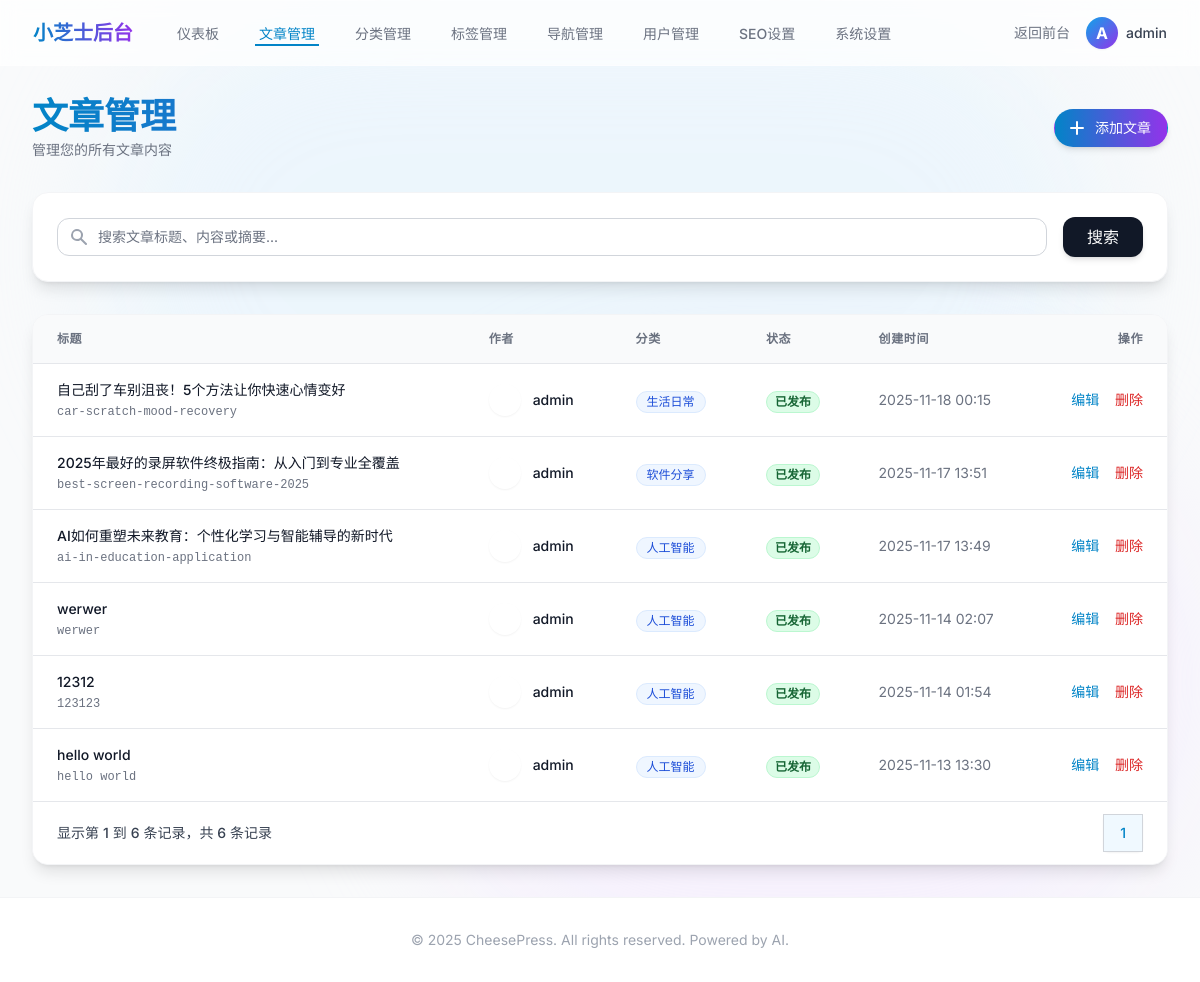
The app's page /admin/posts (signed in), older data.
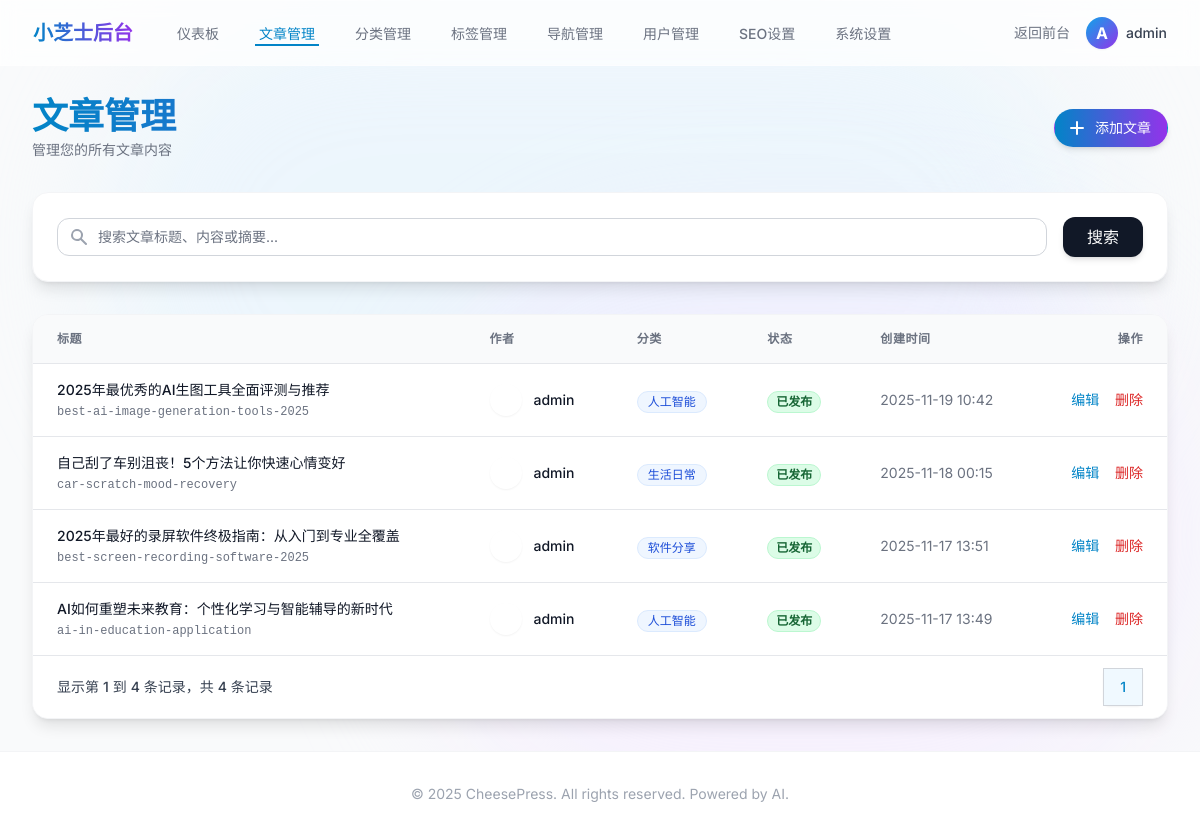
The same page, newer data.
### app/models/__init__.py (models this page shows, shortened)
class Post(db.Model):
    __tablename__ = 'posts'
    id = db.Column(db.Integer, primary_key=True)
    title = db.Column(db.String(200), nullable=False)
    slug = db.Column(db.String(200), unique=True, nullable=False)
    content = db.Column(db.Text, nullable=False)
    excerpt = db.Column(db.Text, nullable=True)
    featured_image = db.Column(db.String(255), nullable=True)
    status = db.Column(db.String(20), default='draft')  # draft, published, archived
    view_count = db.Column(db.Integer, default=0)
    user_id = db.Column(db.Integer, db.ForeignKey('users.id'), nullable=False)
    category_id = db.Column(db.Integer, db.ForeignKey('categories.id'), nullable=True)
    published_at = db.Column(db.DateTime, nullable=True)
    created_at = db.Column(db.DateTime, default=datetime.utcnow)
    updated_at = db.Column(db.DateTime, default=datetime.utcnow, onupdate=datetime.utcnow)
    seo_title = db.Column(db.String(200), nullable=True)
    seo_description = db.Column(db.Text, nullable=True)
    seo_keywords = db.Column(db.Text, nullable=True)
    seo_og_image = db.Column(db.String(255), nullable=True)
    comments = db.relationship('Comment', backref='post', lazy=True)

class User(UserMixin, db.Model):
    __tablename__ = 'users'
    id = db.Column(db.Integer, primary_key=True)
    username = db.Column(db.String(80), unique=True, nullable=False)
    email = db.Column(db.String(120), unique=True, nullable=False)
    password_hash = db.Column(db.String(255), nullable=False)
    first_name = db.Column(db.String(50), nullable=True)
    last_name = db.Column(db.String(50), nullable=True)
    bio = db.Column(db.Text, nullable=True)
    avatar = db.Column(db.String(255), nullable=True)
    role = db.Column(db.String(20), default='user')  # user, editor, admin
    is_active = db.Column(db.Boolean, default=True)
    created_at = db.Column(db.DateTime, default=datetime.utcnow)
    updated_at = db.Column(db.DateTime, default=datetime.utcnow, onupdate=datetime.utcnow)
    posts = db.relationship('Post', backref='author', lazy=True, foreign_keys='Post.user_id')
    comments = db.relationship('Comment', backref='author', lazy=True, foreign_keys='Comment.user_id')

class Category(db.Model):
    __tablename__ = 'categories'
    id = db.Column(db.Integer, primary_key=True)
    name = db.Column(db.String(100), unique=True, nullable=False)
    slug = db.Column(db.String(100), unique=True, nullable=False)
    description = db.Column(db.Text, nullable=True)
    parent_id = db.Column(db.Integer, db.ForeignKey('categories.id'), nullable=True)
    created_at = db.Column(db.DateTime, default=datetime.utcnow)
    seo_title = db.Column(db.String(200), nullable=True)
    seo_description = db.Column(db.Text, nullable=True)
    seo_keywords = db.Column(db.Text, nullable=True)
    parent = db.relationship('Category', remote_side=[id], backref='subcategories')
    posts = db.relationship('Post', backref='category', lazy=True)

### app/admin/__init__.py (the view)
@bp.route('/posts')
def posts():
    page = request.args.get('page', 1, type=int)
    search = request.args.get('search', '', type=str)
    query = Post.query
    if search:
        query = query.filter(
            Post.title.contains(search) | Post.content.contains(search) | Post.excerpt.contains(search)
        )
    posts = query.order_by(Post.created_at.desc()).paginate(
        page=page, per_page=10, error_out=False)
    return render_template('admin/posts/index.html', posts=posts, search=search)

### app/admin/__init__.py (called while the page is built)
@bp.before_request
@login_required
def check_admin():
    if current_user.role not in ['admin', 'editor']:
        flash('您没有权限访问管理后台', 'error')
        return redirect(url_for('main.index'))

### app/utils/seo.py (called while the page is built)
def get_seo_settings():
    return SeoSetting.query.first()

def register_seo_functions(app):
    @app.context_processor
    def inject_seo_functions():
        return dict(
            get_post_seo_data=get_post_seo_data,
            get_category_seo_data=get_category_seo_data,
            get_search_seo_data=get_search_seo_data,
            generate_meta_tags=generate_meta_tags
        )

### app/templates/admin/posts/index.html (shortened to what the changed rows need)
{% extends "admin/base.html" %}
{% block content %}
<div class="animate-fade-in">
    <div class="md:flex md:items-center md:justify-between mb-8">
        <div class="flex-1 min-w-0">
            <h2
                class="text-3xl font-bold leading-7 text-transparent bg-clip-text bg-gradient-to-r from-primary-600 to-purple-600 sm:text-4xl sm:truncate">
            </h2>
        </div>
    </div>
    <div class="bg-white shadow-lg rounded-2xl border border-gray-100 overflow-hidden">
        <div class="overflow-x-auto">
            <table class="min-w-full divide-y divide-gray-200">
                <thead class="bg-gray-50">
                    <tr>
                        <th scope="col"
                            class="px-6 py-4 text-left text-xs font-semibold text-gray-500 uppercase tracking-wider">
                            标题
                        </th>
                        <th scope="col"
                            class="px-6 py-4 text-left text-xs font-semibold text-gray-500 uppercase tracking-wider">
                            作者
                        </th>
                        <th scope="col"
                            class="px-6 py-4 text-left text-xs font-semibold text-gray-500 uppercase tracking-wider">
                            分类
                        </th>
                        <th scope="col"
                            class="px-6 py-4 text-left text-xs font-semibold text-gray-500 uppercase tracking-wider">
                            状态
                        </th>
                        <th scope="col"
                            class="px-6 py-4 text-left text-xs font-semibold text-gray-500 uppercase tracking-wider">
                            创建时间
                        </th>
                        <th scope="col"
                            class="px-6 py-4 text-right text-xs font-semibold text-gray-500 uppercase tracking-wider">
                            操作
                        </th>
                    </tr>
                </thead>
                <tbody class="bg-white divide-y divide-gray-200">
                    {% for post in posts.items %}
                    <tr class="hover:bg-gray-50 transition-colors">
                        <td class="px-6 py-4 whitespace-nowrap">
                            <div class="text-sm font-medium text-gray-900">
                                {{ post.title }}
                            </div>
                            <div class="text-xs text-gray-500 mt-1 font-mono">
                                {{ post.slug }}
                            </div>
                        </td>
                        <td class="px-6 py-4 whitespace-nowrap">
                            <div class="flex items-center">
                                <div
                                    class="h-8 w-8 rounded-full bg-gradient-to-br from-primary-400 to-purple-500 flex items-center justify-center text-white text-xs font-bold shadow-sm">
                                </div>
                                <div class="ml-3">
                                    <div class="text-sm font-medium text-gray-900">{{ post.author.username }}</div>
                                </div>
                            </div>
                        </td>
                        <td class="px-6 py-4 whitespace-nowrap">
                            {% if post.category %}
                            <span
                                class="inline-flex items-center px-2.5 py-0.5 rounded-full text-xs font-medium bg-blue-50 text-blue-700 border border-blue-100">
                                {{ post.category.name }}
                            </span>
                            {% else %}
                            <span
                                class="inline-flex items-center px-2.5 py-0.5 rounded-full text-xs font-medium bg-gray-100 text-gray-800">
                                未分类
                            </span>
                            {% endif %}
                        </td>
                        <td class="px-6 py-4 whitespace-nowrap">
                            {% if post.status == 'published' %}
                            <span
                                class="px-2 inline-flex text-xs leading-5 font-semibold rounded-full bg-green-100 text-green-800 border border-green-200">
                                已发布
                            </span>
                            {% elif post.status == 'draft' %}
                            <span
                                class="px-2 inline-flex text-xs leading-5 font-semibold rounded-full bg-yellow-100 text-yellow-800 border border-yellow-200">
                                草稿
                            </span>
                            {% else %}
                            <span
                                class="px-2 inline-flex text-xs leading-5 font-semibold rounded-full bg-gray-100 text-gray-800 border border-gray-200">
                                {{ post.status }}
                            </span>
                            {% endif %}
                        </td>
                        <td class="px-6 py-4 whitespace-nowrap text-sm text-gray-500">
                            {{ post.created_at.strftime('%Y-%m-%d %H:%M') }}
                        </td>
                        <td class="px-6 py-4 whitespace-nowrap text-right text-sm font-medium">
                            <a href="{{ url_for('admin.edit_post', id=post.id) }}"
                                class="text-primary-600 hover:text-primary-900 mr-3 transition-colors">编辑</a>
                            <button type="button" onclick='openDeleteModal({{ post.id }}, {{ post.title|tojson }})'
                                class="text-red-600 hover:text-red-900 bg-transparent border-none cursor-pointer p-0 transition-colors">删除</button>
                        </td>
                    </tr>
                    {% endfor %}
                </tbody>
            </table>
        </div>
        <div class="bg-white px-4 py-3 flex items-center justify-between border-t border-gray-200 sm:px-6">
            <div class="hidden sm:flex-1 sm:flex sm:items-center sm:justify-between">
                <div>
                    <p class="text-sm text-gray-700">
                        显示第 <span class="font-medium">{{ (posts.page - 1) * posts.per_page + 1 }}</span> 到 <span
                            class="font-medium">{{ [posts.page * posts.per_page, posts.total]|min }}</span> 条记录，共 <span
                            class="font-medium">{{ posts.total }}</span> 条记录
                    </p>
                </div>
                <div>
                    <nav class="relative z-0 inline-flex rounded-md shadow-sm -space-x-px" aria-label="Pagination">
                        {% for page_num in posts.iter_pages() %}
                        {% if page_num %}
                        {% if page_num != posts.page %}
                        <a href="{{ url_for('admin.posts', page=page_num, search=search) }}"
                            class="relative inline-flex items-center px-4 py-2 border border-gray-300 bg-white text-sm font-medium text-gray-700 hover:bg-gray-50">
                            {{ page_num }}
                        </a>
                        {% else %}
                        <span
                            class="relative inline-flex items-center px-4 py-2 border border-gray-300 bg-primary-50 text-sm font-medium text-primary-600">
                            {{ page_num }}
                        </span>
                        {% endif %}
                        {% else %}
                        <span
                            class="relative inline-flex items-center px-4 py-2 border border-gray-300 bg-white text-sm font-medium text-gray-700">
                            …
                        </span>
                        {% endif %}
                        {% endfor %}
                    </nav>
                </div>
            </div>
        </div>
    </div>
</div>
{% endblock %}

Row changes from the older to the newer data that the page shows:
removed Post: title "werwer", slug "werwer", author.username "admin", category.name "人工智能", status "已发布", created_at "2025-11-14 02:07"
removed Post: title "12312", slug "123123", author.username "admin", category.name "人工智能", status "已发布", created_at "2025-11-14 01:54"
removed Post: title "hello world", slug "hello world", author.username "admin", category.name "人工智能", status "已发布", created_at "2025-11-13 13:30"
added Post: title "2025年最优秀的AI生图工具全面评测与推荐", slug "best-ai-image-generation-tools-2025", author.username "admin", category.name "人工智能", status "已发布", created_at "2025-11-19 10:42"
Text that changed along with them:
{{ [posts.page * posts.per_page, posts.total]|min }}: "6" → "4"
{{ posts.total }}: "6" → "4"
